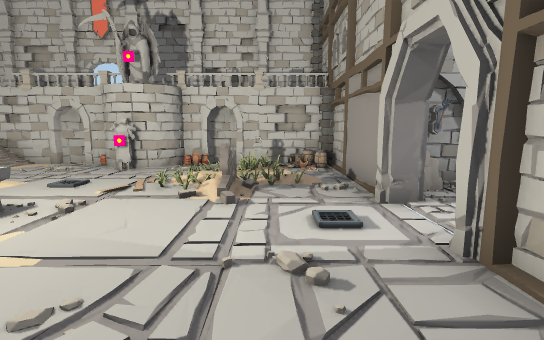
View 1 (above)

14 first-person views from a walk through a 3-D level made in the Unity game engine. The camera is 1.2 m above the floor, tilts 8° down and sees 85° across. The floor is counted in squares, 1 m on a side. Each view is taken from the middle of a square. On the plan, view 1 faces up. The plan holds only what a view shows up to about 13 squares ahead; the rest is blank. The place goes on beyond the plan. The player character is not drawn. Some animated figures are left out. Door leaves are left out, so doorways stand open. Some surface patterns are stand-ins.

View 2
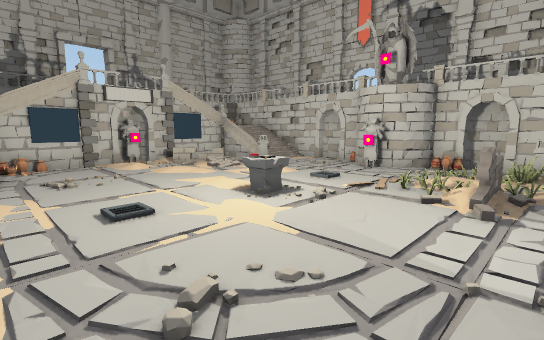

View 3
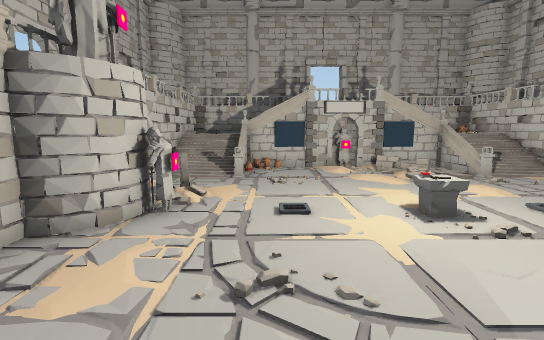

View 4
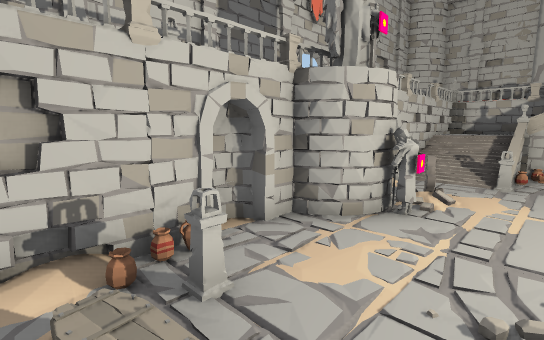

View 5
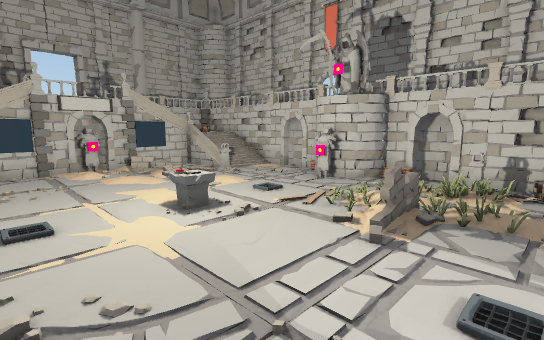

View 6
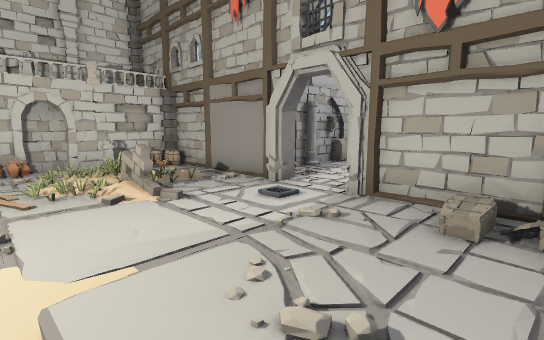

View 7
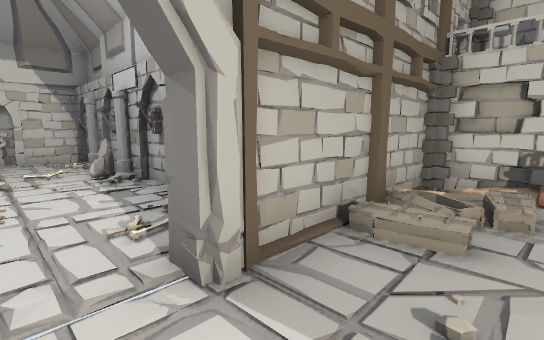

View 8
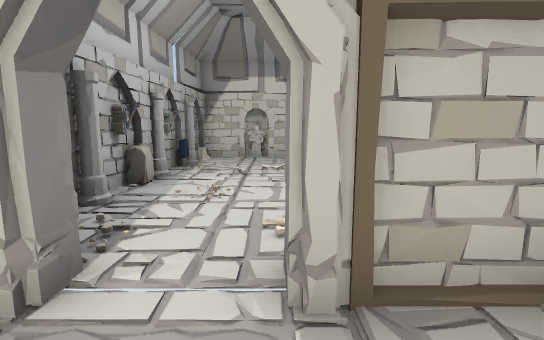

View 9
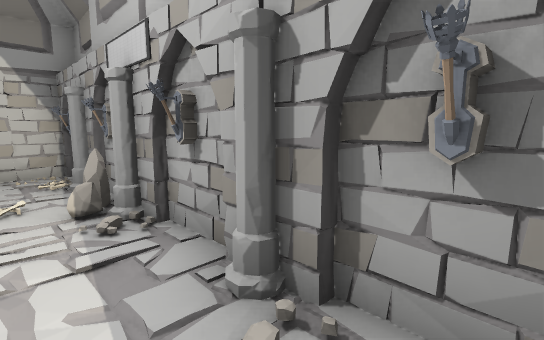

View 10
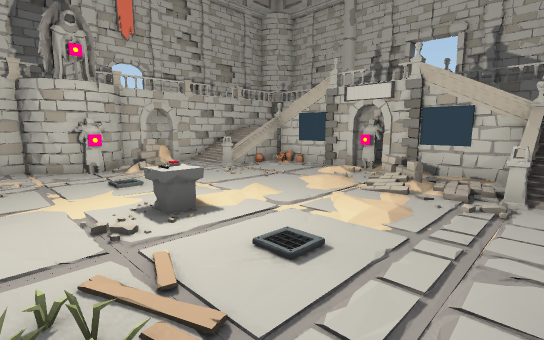

View 11
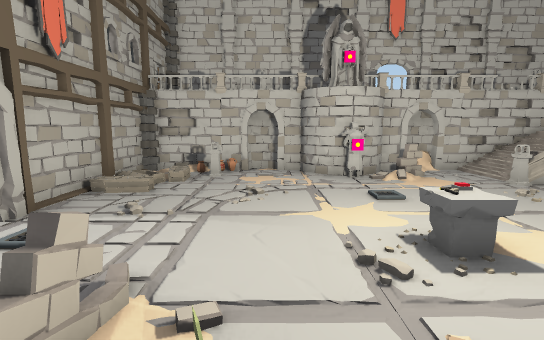

View 12
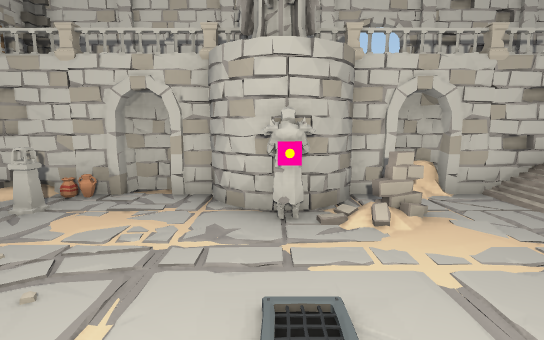

View 13
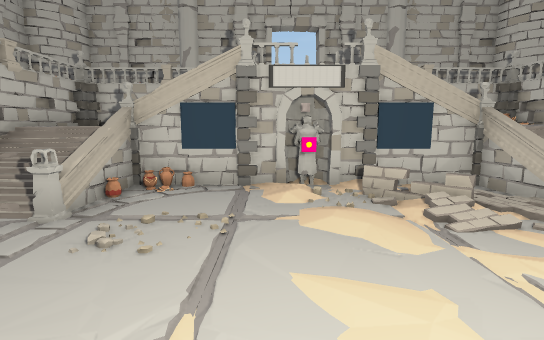

View 14
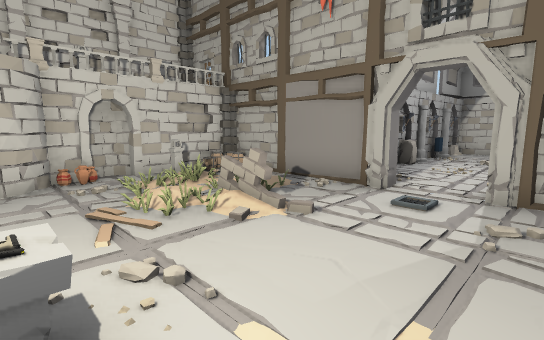

### Floor plan
Key: @ floor where view 1 was taken; # wall or solid block; . main floor; : floor 0.25 m higher than the main floor; + floor 0.5 m higher than the main floor; * floor 1 m higher than the main floor; % floor 1.25 m higher than the main floor; / step, stairs or slope; D open door; = window, fence, low wall or low ledge; v drop or lower ground; R railing; P pillar; S statue; C rock; T torch; O other object.
Columns run from 12 left of view 1 to 10 right of it. Each row starts with its distance up from view 1.
 11           ##
 10 vRR###   ######
  9  ==O  ####.PO #
  8   OO/.. S .O..#
  7   R/P/..O./.O.#
  6  ##:/......O..###PCP#OP
  5  #O//......O..#.....
  4   O/....O.....D.......
  3  ##/..........D/......
  2  =O...........#T/PTPO##
  1   .........../#T##T####
  0   O*P.......@/#
 -1  %*+..O.SO..P #
 -2 =#=####### v###
 -3       #  #  #

Where each view was taken, in squares from view 1:
view 1: 0 up, 0 right, facing up
view 2: 0 up, 0 right, facing up-left
view 3: 1 up, 1 right, facing left
view 4: 1 up, 1 right, facing down-left
view 5: 1 up, 1 right, facing up-left
view 6: 0 up, 3 left, facing up-right
view 7: 4 up, 0 right, facing down-right
view 8: 3 up, 0 right, facing right
view 9: 3 up, 3 right, facing down-right
view 10: 8 up, 2 left, facing down-left
view 11: 7 up, 2 left, facing down
view 12: 3 up, 4 left, facing down
view 13: 3 up, 4 left, facing left
view 14: 2 up, 4 left, facing up-right
